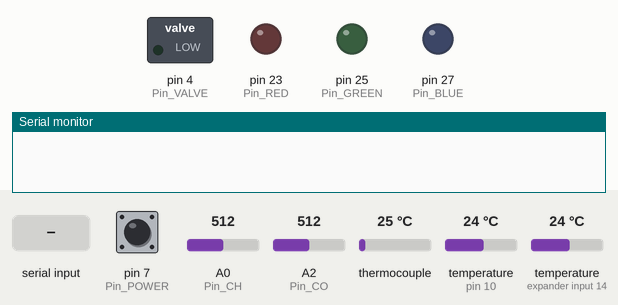
A sketch run on a simulated Arduino Mega 2560, built with avr-gcc and run on an emulated ATmega2560. Shown: switched loads named in the sketch (green lamp = pin HIGH), output pins drawn as LEDs (lit = HIGH), the last lines printed to the serial monitor. Inputs (shaded band) come from the test bench; at power-on: pin 7 (Pin_POWER) HIGH, A0 (Pin_CH) = 512, A2 (Pin_CO) = 512, thermocouple 25 °C, temperature (sensors on pin 10, expander input 14) 24 °C. The local clock reads 2024-03-15 10:24:30 at power-on unless the sketch sets it; the modem accepts every AT command (registered, SIM ready, sends succeed) and sends nothing else.

Above: at 0.0 s.
At 16.9 s:
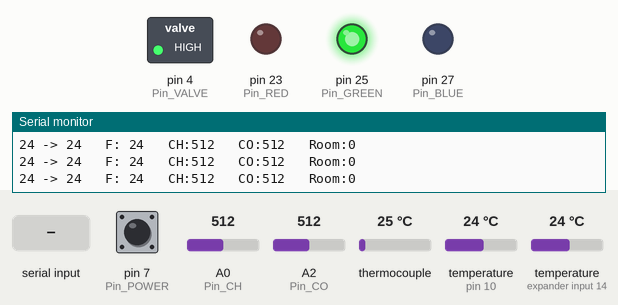
17.0 s: "+CMTI:" received over the second serial link
At 28.6 s:
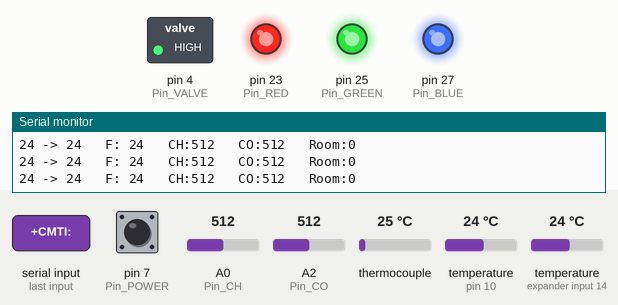
Timing chart, 0 to 31.4 s (numbered marks = the images above; inputs shaded):
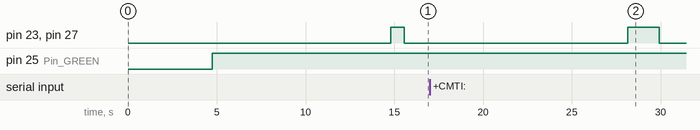

The sketch:

Nano_The_boiler_Don-16B.ino
```cpp
#include <avr/wdt.h>
#include <OneWire.h>                                    // Библиотека протокола 1-Wire
#include <iarduino_RTC.h>
#include <DallasTemperature.h>                          // Библиотека для работы с датчиками DS*
#include <FlexiTimer2.h>
#include <max6675.h>

#define Pin_DS18B20 10
#define Pin_CH A0
#define Pin_CO A2
#define Pin_POWER 7
#define Pin_VALVE 4
#define Pin_SENSOR_CURRENT A4
#define Pin_RED 23
#define Pin_GREEN 25
#define Pin_BLUE 27

int thermoDO = 35;
int thermoCS = 33;
int thermoCLK = 31;

MAX6675 thermocouple(thermoCLK, thermoCS, thermoDO);

String respond = "";                                    // Переменная для хранения ответа модуля
String my_number = "+79198897600";
String set_of_parameters = "";
String power_on;
int second_saved, minute_saved, hours_saved, day_saved, second_counter, minute_counter, hours_counter, day_counter, period_sending_SMS = 10, counter_valve = 0;
boolean flag_SMS_stream, flag_SMS_alarm, flag_alarm_OFF, flag_valve;
long millis_saved =0, interva_valvel = 25;

unsigned int temperature_inlet, temperature_outlet, temperature_fire, CH_level, CO_level;
byte array [10], room;


iarduino_RTC time(RTC_DS3231);
OneWire oneWire(Pin_DS18B20);                           //Шина данных протокола OneWire на 8 пине
DallasTemperature DS18B20(&oneWire);                    // На базе ссылки OneWire создаем экземпляр объекта, работающего с датчиками DS*

void setup()
{
  Serial.begin(9600);
  Serial1.begin(9600);                                  // SIM800
  Serial2.begin(9600);                                  // 433 Мгц


  sendATCommand("AT", true);                            // Отправили AT для настройки скорости обмена данными
  sendATCommand("ATE0V1+CMGF=1;&W", true);              // Отключаем эхо, включаем текстовый формат ответов, включаем Text mode SMS и сразу сохраняем значение (AT&W)!
  sendATCommand("AT+CMGDA=\"DEL ALL\"", true);          // Удалить все сообщения, чтобы не забивали память модуля
  sendSMS(my_number, "Restart!\r\nThe boiler Don-16B");

  time.begin();
  time.gettime();
  second_saved = time.seconds; minute_saved=time.minutes; hours_saved = time.Hours, day_saved = time.day;
  second_counter = 0; minute_counter = 0; hours_counter=0; day_counter =0;
  flag_SMS_stream = false; flag_SMS_alarm = true; flag_alarm_OFF = false; flag_valve = false;

  DS18B20.begin();                                      // Запускаем поиск всех датчиков DS18B20
  pinMode(Pin_POWER, INPUT_PULLUP);
  pinMode(Pin_VALVE, OUTPUT);
  digitalWrite(Pin_VALVE, HIGH);

  pinMode(Pin_RED, OUTPUT);
  pinMode(Pin_GREEN, OUTPUT);
  pinMode(Pin_BLUE, OUTPUT);
  blank();


  FlexiTimer2::set(500, 1.0/1000, timerInterupt);       // вызываем эту функцию каждые 500 миллисекунд
  FlexiTimer2::start();
  wdt_enable(WDTO_1S);

}


void loop()
{


  if (Serial1.available())                // Если модем, что-то отправил...
  {
    respond = waitRespond();              // Получаем ответ от модема для анализа
    respond.trim();                       // Убираем лишние пробелы в начале и конце

    if (respond.startsWith("+CMTI:"))     // Пришло сообщение об отправке SMS
      {
      void blue();
      int index = respond.lastIndexOf(",");                           // Находим последнюю запятую, перед индексом
      String result = respond.substring(index + 1, respond.length()); // Получаем индекс
      result.trim();                                                  // Убираем пробельные символы в начале/конце
      respond=sendATCommand("AT+CMGR="+result, true);                 // Получить содержимое SMS
      analysisSMS(respond);                                           // Распарсить SMS на элементы
      sendATCommand("AT+CMGDA=\"DEL ALL\"", true);                    // Удалить все сообщения, чтобы не забивали память модуля
      }
  }

  time.gettime();
  if (second_saved != time.seconds ) {second_counter++; second_saved = time.seconds; }
  if (minute_saved != time.minutes ) {minute_counter++; minute_saved = time.minutes; }
  if (hours_saved != time.Hours ) {hours_counter++; hours_saved = time.Hours; }
  if (day_saved != time.day ) {day_counter++; day_saved = time.day; }

  if (second_counter >= 1)        // Каждую секунду
  {
  DS18B20.requestTemperatures();
  second_counter = 0;
  green();
  if (digitalRead(Pin_POWER)==0) {power_on = "ON";} else {power_on = "OFF";}
  CH_level =  analogRead(Pin_CH); CO_level =  analogRead(Pin_CO);
  temperature_fire = thermocouple.readCelsius()-1 ;
  temperature_inlet = DS18B20.getTempCByIndex(0); temperature_outlet = DS18B20.getTempCByIndex(1);

    array[0] = highByte(temperature_inlet);
    array[1] = lowByte(temperature_inlet);
    array[2] = highByte(temperature_outlet);
    array[3] = lowByte(temperature_outlet);
    array[4] = highByte(temperature_fire);
    array[5] = lowByte(temperature_fire);
    array[6] = highByte(CH_level);
    array[7] = lowByte(CH_level);
    array[8] = highByte(CO_level);
    array[9] = lowByte(CO_level);

      for (int i=0; i <= 9; i++)
      {
      Serial2.write(array[i]);
      }


    Serial.print(temperature_inlet);
    Serial.print(" -> ");
    Serial.print(temperature_outlet);
    Serial.print("   F: ");
    Serial.print(temperature_fire);
    Serial.print("   CH:");
    Serial.print(CH_level);
    Serial.print("   CO:");
    Serial.print(CO_level);
    Serial.print("   Room:");
    Serial.println(room);

  }

  if (minute_counter >= period_sending_SMS)
  {
  minute_counter = 0;
  sendATCommand("AT+CMGDA=\"DEL ALL\"", true);
  if (flag_SMS_stream) sendSMS(my_number, set_of_parameters);
  }

  if (hours_counter >= 3)
  {
  hours_counter = 0;
  flag_SMS_alarm = true;
  }


  if (day_counter >=150)
  {
    if (time.Hours == 11) {day_counter = 0; sendATCommand("ATD" + my_number + ";", true);}
  }


    if(Serial2.available())
    {
    room = Serial2.read();
    }


  set_of_parameters = "Low: " + String(temperature_inlet) + "  Hige: " + String(temperature_outlet) + "  Fire: " + String(temperature_fire);
  set_of_parameters = set_of_parameters + "\r\n\r\nCH: " + String(CH_level) + "  CO: " + String(CO_level) + "\r\n\r\nPower: " + power_on + "\r\n\r\nRoom: " + String(room);
  set_of_parameters = time.gettime("d.m.y H:i:s D")  + String("\r\n\r\n") + set_of_parameters;

  if (power_on.compareTo("OFF")==0 || temperature_inlet >= 1000 || temperature_outlet >= 1000 || temperature_outlet - temperature_inlet >= 1000 || CH_level > 1000 || CO_level > 1000 )
  {
      set_of_parameters = "<-ALARM->\r\n\r\n" + set_of_parameters;
      if (flag_SMS_alarm) {flag_SMS_stream = true; minute_counter = period_sending_SMS; flag_SMS_alarm = false; hours_counter = 0;}
  }

  // Управление клапаном ->
  if(flag_valve)
  {
    digitalWrite(Pin_VALVE, LOW);
    if (millis() - millis_saved > interva_valvel)
    {
      millis_saved = millis();
      if (abs(0.0264*(analogRead(Pin_SENSOR_CURRENT)-512))>0.5) {counter_valve++;}
      else {counter_valve=0;}
      if (counter_valve>=50)
      {
        flag_valve = false; digitalWrite(Pin_VALVE, HIGH);
        flag_SMS_stream = true;
        minute_counter = period_sending_SMS;
        sendSMS(my_number, "Gas closed!");
      }
    }
  }
  // <- Управление клапаном


}


//
String sendATCommand(String cmd, bool waiting)
{
  String answer = "";                                                 // Переменная для хранения результата
  Serial1.println(cmd);                                               // Отправляем команду модулю
  if (waiting) answer = waitRespond();                                // Если необходимо дождаться ответа ждем, когда будет передан ответ
  return answer;                                                      // Возвращаем результат. Пусто, если проблема
}
//
String waitRespond()                                                  // Функция ожидания ответа и возврата полученного результата
{
  String answer = "";                                                 // Переменная для хранения результата
  long timeout = millis() + 10000;                                    // Переменная для отслеживания таймаута (10 секунд)
  while (!Serial1.available() && millis() < timeout)  {};             // Ждем ответа 10 секунд, если пришел ответ или наступил таймаут, то...
  if (Serial1.available()) { answer = Serial1.readString();}          // Если есть, что считывать, считываем и запоминаем
  else {answer = "Timeout";}                                          // Если пришел таймаут, то оповещаем об этом и...
  return answer;                                                      // ... возвращаем результат. Пусто, если проблема
}
//
void analysisSMS(String msg)
{
  String msgheader = "";
  String msgbody = "";
  String msgphone = "";

  msg = msg.substring(msg.indexOf("+CMGR: "));
  msgheader = msg.substring(0, msg.indexOf("\r"));

  msgbody = msg.substring(msgheader.length() + 2);
  msgbody = msgbody.substring(0, msgbody.lastIndexOf("OK"));
  msgbody.trim();

  int firstIndex = msgheader.indexOf("\",\"") + 3;
  int secondIndex = msgheader.indexOf("\",\"", firstIndex);
  msgphone = msgheader.substring(firstIndex, secondIndex);

  //Serial.println (msgphone);
  //Serial.println (msgbody);

  // Логика обработки SMS-команд.
  if (msgphone.compareTo(my_number)==0)
  {
  if      (msgbody.compareTo("0")==0)         {flag_SMS_stream = false; flag_alarm_OFF = false; sendSMS(my_number, "Sending SMS is stopped!");}
  else if (msgbody.compareTo("1")==0)         {flag_SMS_stream = true; flag_alarm_OFF = false; minute_counter = period_sending_SMS;}
  else if (msgbody.compareTo("2")==0)         {flag_alarm_OFF = false; sendSMS(my_number, set_of_parameters);}
  else if (msgbody.compareTo("Close")==0)     {flag_valve = true; flag_alarm_OFF = false; sendSMS(my_number, "Signal is accepted, waiting...");}
  else if (msgbody.compareTo("Alarm OFF")==0) {flag_SMS_stream = false; flag_alarm_OFF = true; sendSMS(my_number, "Attention. Alarm OFF!");}
  else if (msgbody.compareTo("Reset")==0)     {FlexiTimer2::stop();}
  else    sendSMS(my_number, "0 ---> Stop stream SMS\r\n1 ---> Start stream SMS\r\n2 ---> Single SMS\r\nAlarm OFF ---> Disable alarm\r\nClose ---> Close the gas\r\nReset ---> Reboot the system");
  }
  else sendSMS(my_number, "Phone: " + msgphone + "\r\n-------------------------------------\r\n" + msgbody);
 }
//
void sendSMS(String phone, String message)
{
  white();
  //sendATCommand("AT+CMGS=\"" + phone + "\"", true);             // Переходим в режим ввода текстового сообщения
  //sendATCommand(message + "\r\n" + (String)((char)26), true);   // После текста отправляем перенос строки и Ctrl+Z
}
//
void  timerInterupt()
{
wdt_reset();                                                    // сброс сторожевого таймера
}
//
void red()
{
digitalWrite(Pin_RED, HIGH);
digitalWrite(Pin_GREEN, LOW);
digitalWrite(Pin_BLUE, LOW);
}
//
void green()
{
digitalWrite(Pin_RED, LOW);
digitalWrite(Pin_GREEN, HIGH);
digitalWrite(Pin_BLUE, LOW);
}
//
void blue()
{
digitalWrite(Pin_RED, LOW);
digitalWrite(Pin_GREEN, LOW);
digitalWrite(Pin_BLUE, HIGH);
}
//
void white()
{
digitalWrite(Pin_RED, HIGH);
digitalWrite(Pin_GREEN, HIGH);
digitalWrite(Pin_BLUE, HIGH);
}
//
void blank()
{
digitalWrite(Pin_RED, LOW);
digitalWrite(Pin_GREEN, LOW);
digitalWrite(Pin_BLUE, LOW);
}
```

Measured:
- after the input at 17.0 s, pin 23 (Pin_RED), pin 27 (Pin_BLUE): LOW → HIGH after 11.2 s, → LOW 1.8 s later
